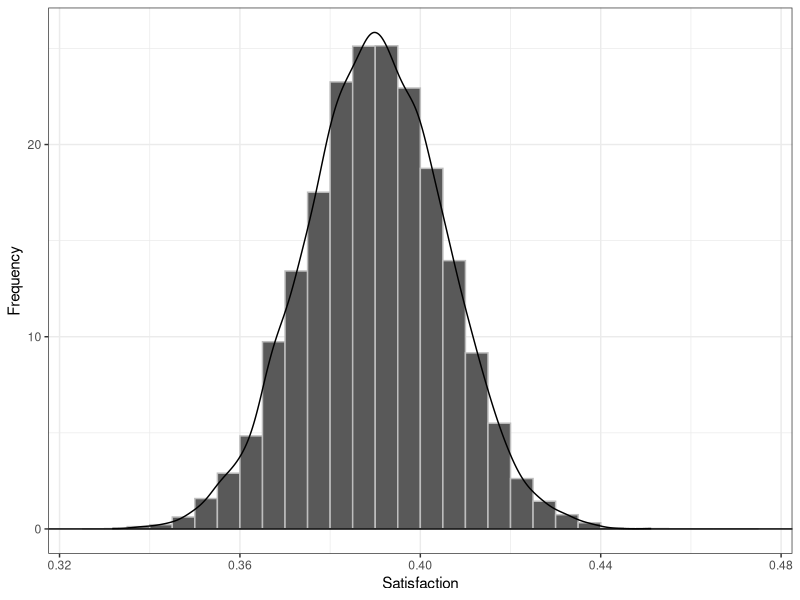
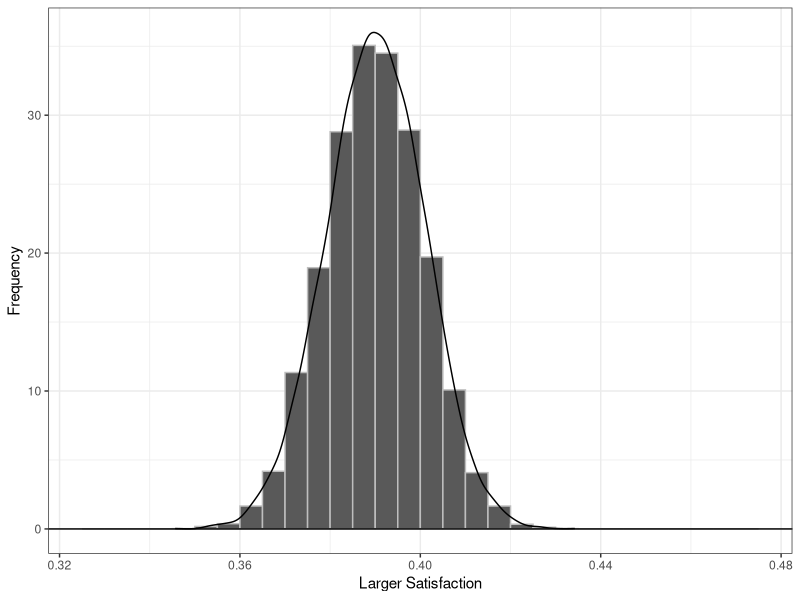
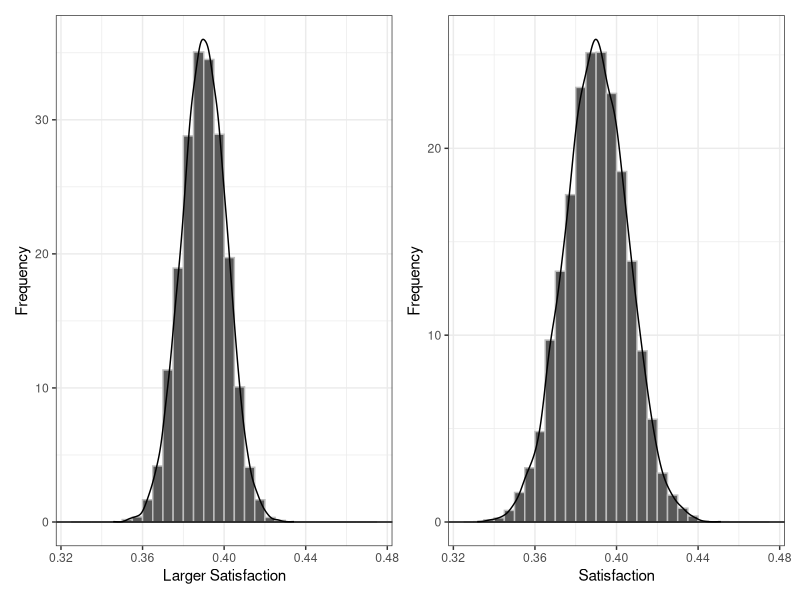
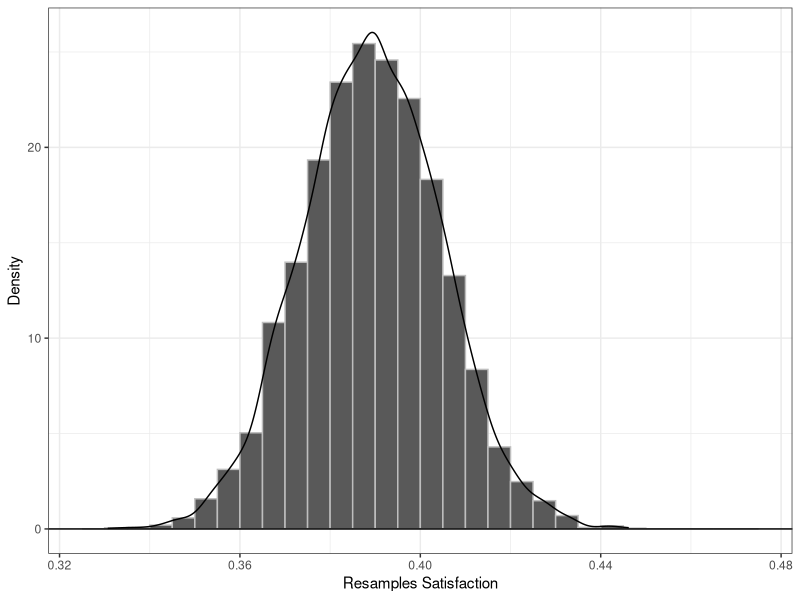
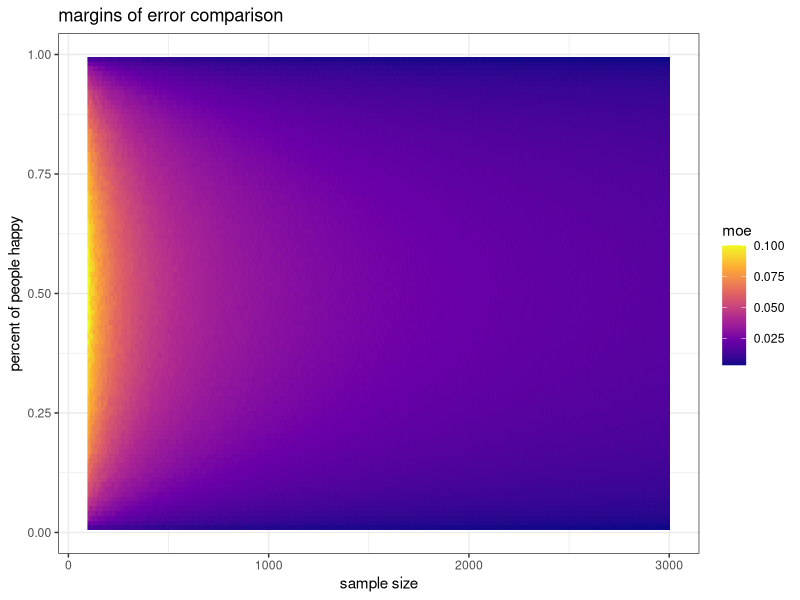

The R source for these figures, in order:
# loading libraries
library(tidyverse)
library(patchwork)

R <- 10000
sample.size <- 1004
satisfaction <- 0.39
samples <- tibble(sat = numeric(R))

for(i in 1:R){
  samples$sat[i] <- (rbinom(1, sample.size, satisfaction)/sample.size)
}

(polls.hist <- ggplot(samples) +
    geom_histogram(aes(x=sat, y=after_stat(density)),
                   breaks = seq(0.325, 0.475, 0.005),
                   color="grey")+
    stat_density(aes(x = sat), geom="line") +
    geom_hline(yintercept=0)+
    theme_bw()+
    xlab("Satisfaction")+
    ylab("Frequency")
)


lower_bound <- quantile(samples$sat, 0.025)
upper_bound <- quantile(samples$sat, 0.975)
range <- upper_bound[[1]] - lower_bound[[1]]
moe <- range/2
# moe is less than the estimated 4%, is in range

larger.size <- sample.size *2
larger.samples <- tibble(sat = numeric(R))
for(i in 1:R){
  larger.samples$sat[i] <- (rbinom(1, larger.size, satisfaction)/larger.size)
}

(larger.polls.hist <- ggplot(larger.samples) +
    geom_histogram(aes(x=sat, y=after_stat(density)),
                   breaks = seq(0.325, 0.475, 0.005),
                   color="grey")+
    stat_density(aes(x = sat), geom="line") +
    geom_hline(yintercept=0)+
    theme_bw()+
    xlab("Larger Satisfaction")+
    ylab("Frequency")
)
lower_bound2 <- quantile(larger.samples$sat, 0.025)
upper_bound2 <- quantile(larger.samples$sat, 0.975)
range2 <- upper_bound[[1]] - lower_bound[[1]]
moe2 <- range/2
# moe didn't quite half and is slightly over the 2% range

larger.polls.hist +polls.hist


gallup.survey <- data.frame(values = sample(c(rep(1, 391), rep(0, 613))))

resamples <- tibble(value = numeric(R))
for(i in 1:R){
  # Take a resample
  curr.resample <- sample(x = gallup.survey$values,
                          size = nrow(gallup.survey),
                          replace = T)
  # compute the stat on the resample
  resamples$value[i] <- mean(curr.resample)
}

(resamples.hist <- ggplot(resamples) +
    geom_histogram(aes(x=value, y=after_stat(density)),
                   breaks = seq(0.325, 0.475, 0.005),
                   color="grey")+
    stat_density(aes(x = value), geom="line") +
    geom_hline(yintercept=0)+
    theme_bw()+
    xlab("Resamples Satisfaction")+
    ylab("Density")
)
lower_bound3 <- quantile(resamples$value, 0.025)
upper_bound3 <- quantile(resamples$value, 0.975)
range.resample <- upper_bound3[[1]] - lower_bound3[[1]]
moe.resample <- range.resample/2
# moe is lower than the stimulation

n <- seq(100,3000,10)
p <- seq(0.01, 0.99, 0.01)
simulations <- tibble()
counter <- 1

find_moe <- function(size,prob){
  # currents <- tibble(percent = numeric(10000))
  # for(i in 1:10000){
  #   currents$percent[i] <- (rbinom(1, size, prob)/size)
  # }
  current <- (rbinom(10000, size, prob)/size)
  lower_bound <- quantile(current, 0.025)
  upper_bound <- quantile(current, 0.975)
  moe<- (upper_bound[[1]] - lower_bound[[1]])/2
  return(moe)
}

for(j in 1:length(p)){
  new <- tibble(n) %>%
    mutate(
      p= p[j],
      moe = 0
    )
  simulations <- bind_rows(simulations, new)
}
for(j in 1:length(p)){
  for(i in 1:length(n)){
    v1 <- n[i]
    v2 <- p[j]
    simulations$moe[counter] <- find_moe(v1,v2)
    counter <- counter +1
  }
}

ggplot(simulations)+
  scale_fill_viridis_c(option = "plasma")+
  geom_raster(aes(n,p, fill = moe))+
  labs(x = "sample size",
       y = "percent of people happy",
       title = "margins of error comparison")+
  theme_bw()
